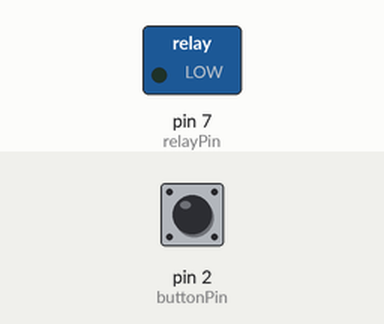
This sketch was run on a simulated Arduino Uno, built with avr-gcc and run on an emulated ATmega328P. On the bench: switched loads named in the sketch (green lamp = pin HIGH). The test bench sets the inputs (shaded band); at power-on: pin 2 (buttonPin) HIGH.

Above: at 1.2 s.
1.3 s: pin 2 (buttonPin) pulled LOW for 0.15 s
At 1.37 s:
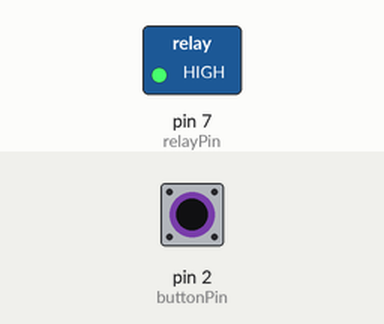
2.9 s: pin 2 (buttonPin) pulled LOW for 3.2 s
At 6.7 s:
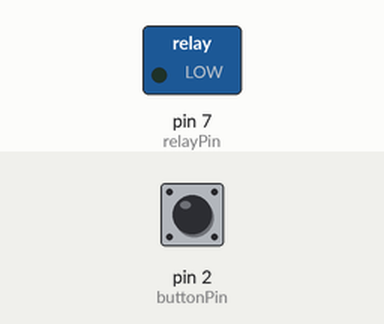
Timing chart, 0 to 8.2 s (numbered marks = the images above; inputs shaded):
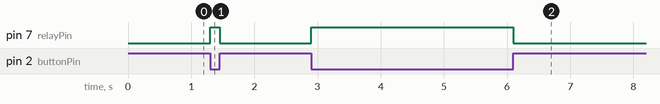

The sketch:

sketch.ino
```cpp
//RED=voltage,BLACK=GND,BLUE=INPUT

int relayPin = 7;
int buttonPin = 2;

void setup() {
  //pin configuration
  pinMode(relayPin, OUTPUT);
  pinMode(buttonPin, INPUT_PULLUP);

  digitalWrite(relayPin, LOW);

}

void loop() {

  //cobdition for push button

  if (digitalRead(buttonPin) == LOW) {

    digitalWrite(relayPin, HIGH);

  }
  else {

    digitalWrite(relayPin, LOW);

  }

}
```

Measured:
- after the input at 1.3 s, pin 7 (relayPin): LOW → HIGH at once, → LOW 0.15 s later
- after the input at 2.9 s, pin 7 (relayPin): LOW → HIGH at once, → LOW 3.2 s later
